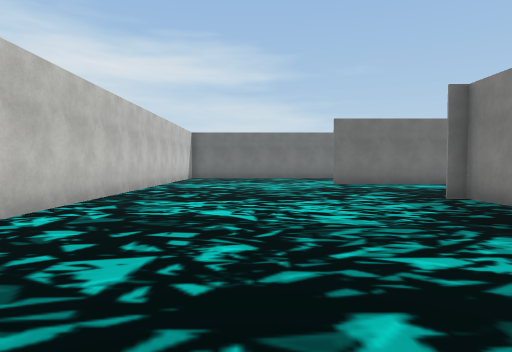
View 1 (above)

21 first-person views from a walk through a 3-D level made in the Unity game engine. The camera is 1.5 m above the floor, tilts 2° down and sees 75° across. The floor is counted in squares, 2 m on a side. Each view is taken from the middle of a square. On the plan, view 1 faces up. The plan holds only what a view shows up to about 11 squares ahead; the rest is blank. The place goes on beyond the plan. Some animated figures are not drawn. Some surface patterns are stand-ins.

View 2
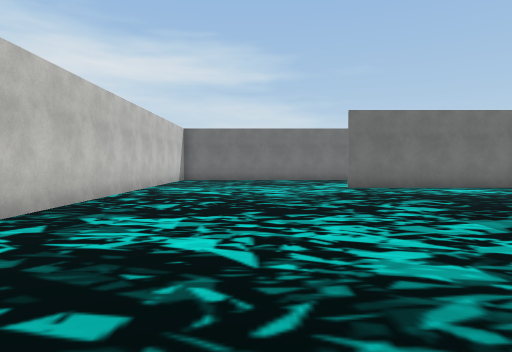

View 3
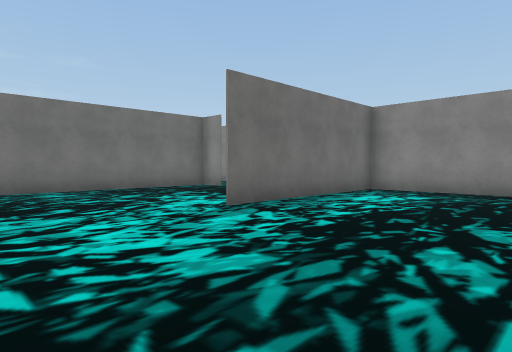

View 4
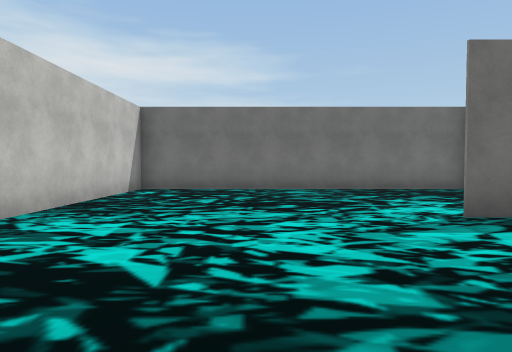

View 5
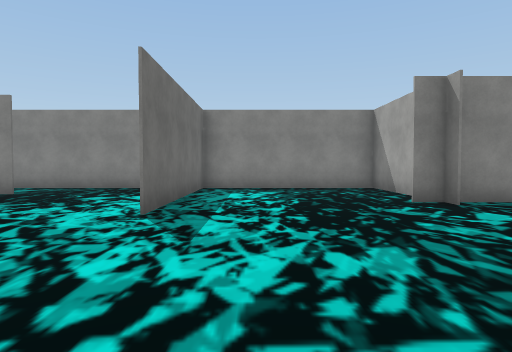

View 6
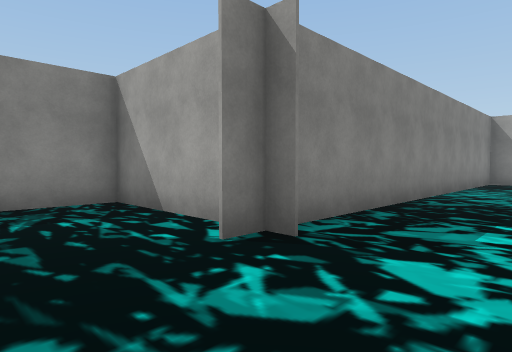

View 7
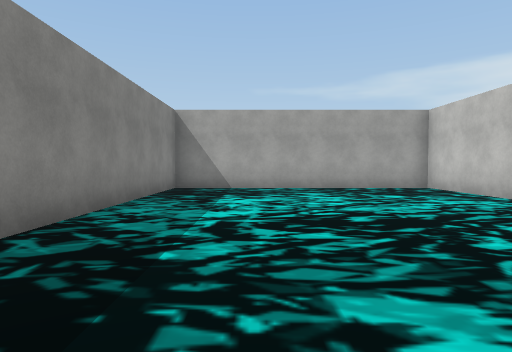

View 8
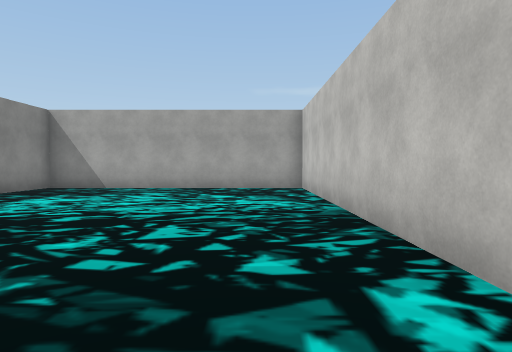

View 9
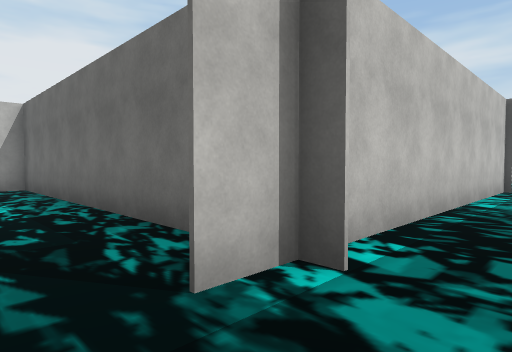

View 10
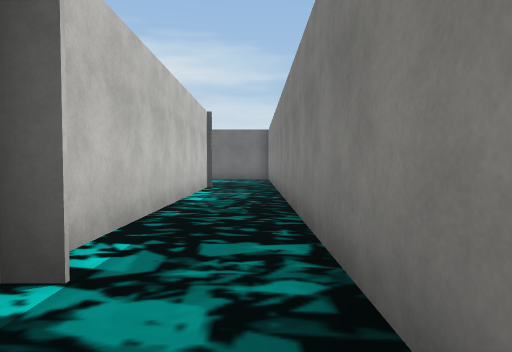

View 11
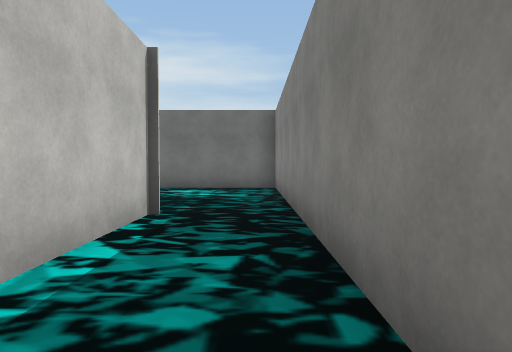

View 12
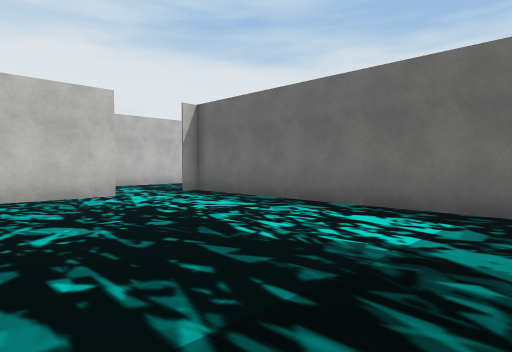

View 13
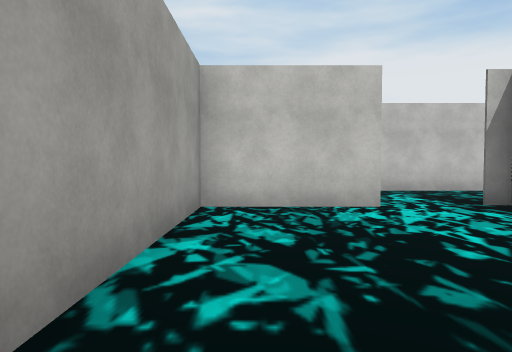

View 14
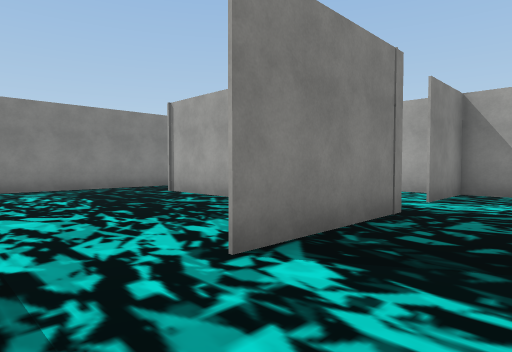

View 15
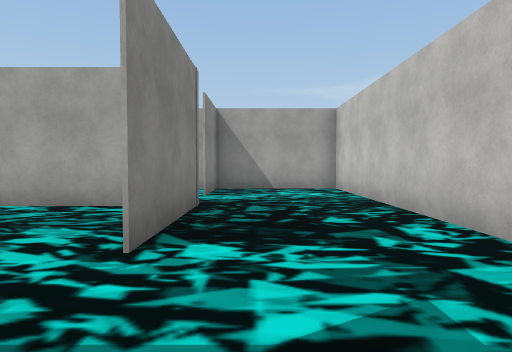

View 16
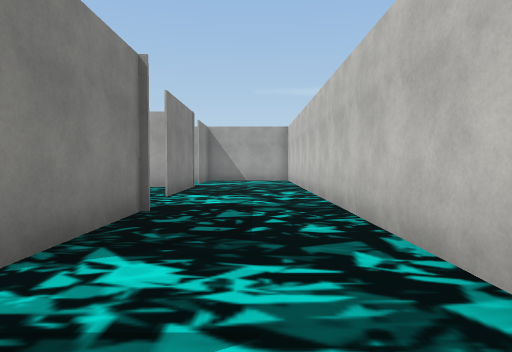

View 17
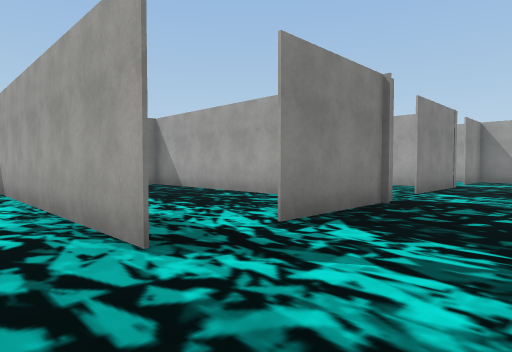

View 18
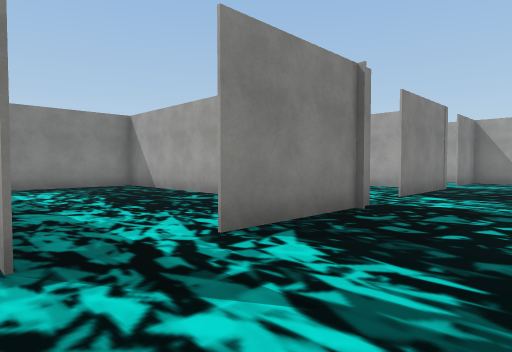

View 19
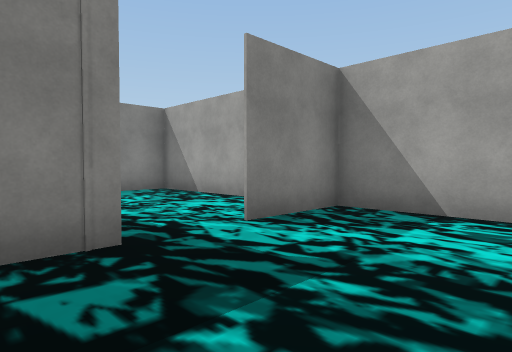

View 20
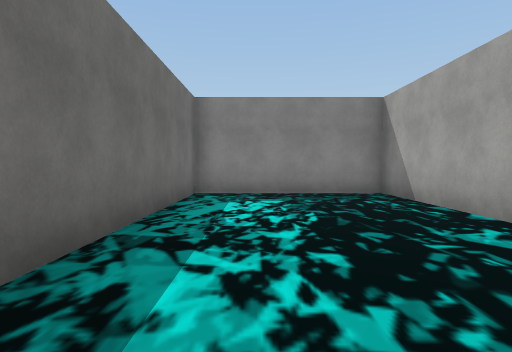

View 21
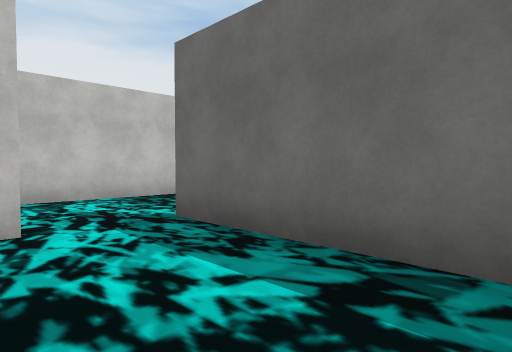

### Floor plan
Ten units are one square. View 1 is at (0, 0); x grows to the right and y downward. Boxes are objects, and circles mark ways between rooms. Rooms are numbered by the first view taken in them; rooms with no view inside come last. Other rooms are left out.
<svg viewBox="-40 -400 131 451">
<path fill="none" stroke="#000" d="M41 -73 86 -73 86 -127 29 -127M46 -72 41 -72M86 -146 86 -276M63 -170 63 -175M69 -181 -35 -181 -35 46 46 46 46 -80M64 -270 64 -170M1 -302 1 -270 64 -270M86 -276 86 -331M86 -327 -1 -327M-2 -321 -2 -358M-1 -327 -1 -321M1 -266 1 -302M-2 -376 75 -376M-35 -395 -35 -227 -1 -227M1 -226 1 -250M25 -327 86 -327M86 -331 86 -376 -2 -376M-1 -227 63 -227 63 -241"/>
<circle cx="75" cy="-270" r="3" fill="#2a7"/>
<circle cx="0" cy="-315" r="3" fill="#2a7"/>
<circle cx="0" cy="-365" r="3" fill="#2a7"/>
<circle cx="0" cy="-255" r="3" fill="#2a7"/>
<text x="20" y="-90">1</text>
<text x="40" y="-300">2</text>
<text x="-10" y="-320">3</text>
<text x="40" y="-360">4</text>
<text x="30" y="-250">5</text>
</svg>
Room 1 opens to room 2. Room 2 opens to room 3. Room 3 opens to room 4. Room 3 opens to room 5.

Where each view was taken, in squares from view 1:
view 1: 0 up, 0 right, facing up
view 2: 2 up, 0 right, facing up
view 3: 8 up, 1 left, facing up-right
view 4: 8 up, 0 right, facing up
view 5: 11 up, 2 left, facing right
view 6: 10 up, 2 right, facing down-right
view 7: 6 up, 2 right, facing down
view 8: 6 up, 2 left, facing down
view 9: 16 up, 8 right, facing up-left
view 10: 16 up, 8 right, facing up
view 11: 22 up, 8 right, facing up
view 12: 27 up, 8 right, facing up-left
view 13: 28 up, 6 right, facing left
view 14: 32 up, 2 left, facing down-right
view 15: 33 up, 1 left, facing down
view 16: 38 up, 2 left, facing down
view 17: 39 up, 3 left, facing down-right
view 18: 38 up, 3 left, facing down-right
view 19: 28 up, 3 left, facing down-right
view 20: 36 up, 0 right, facing right
view 21: 35 up, 4 right, facing up-left
